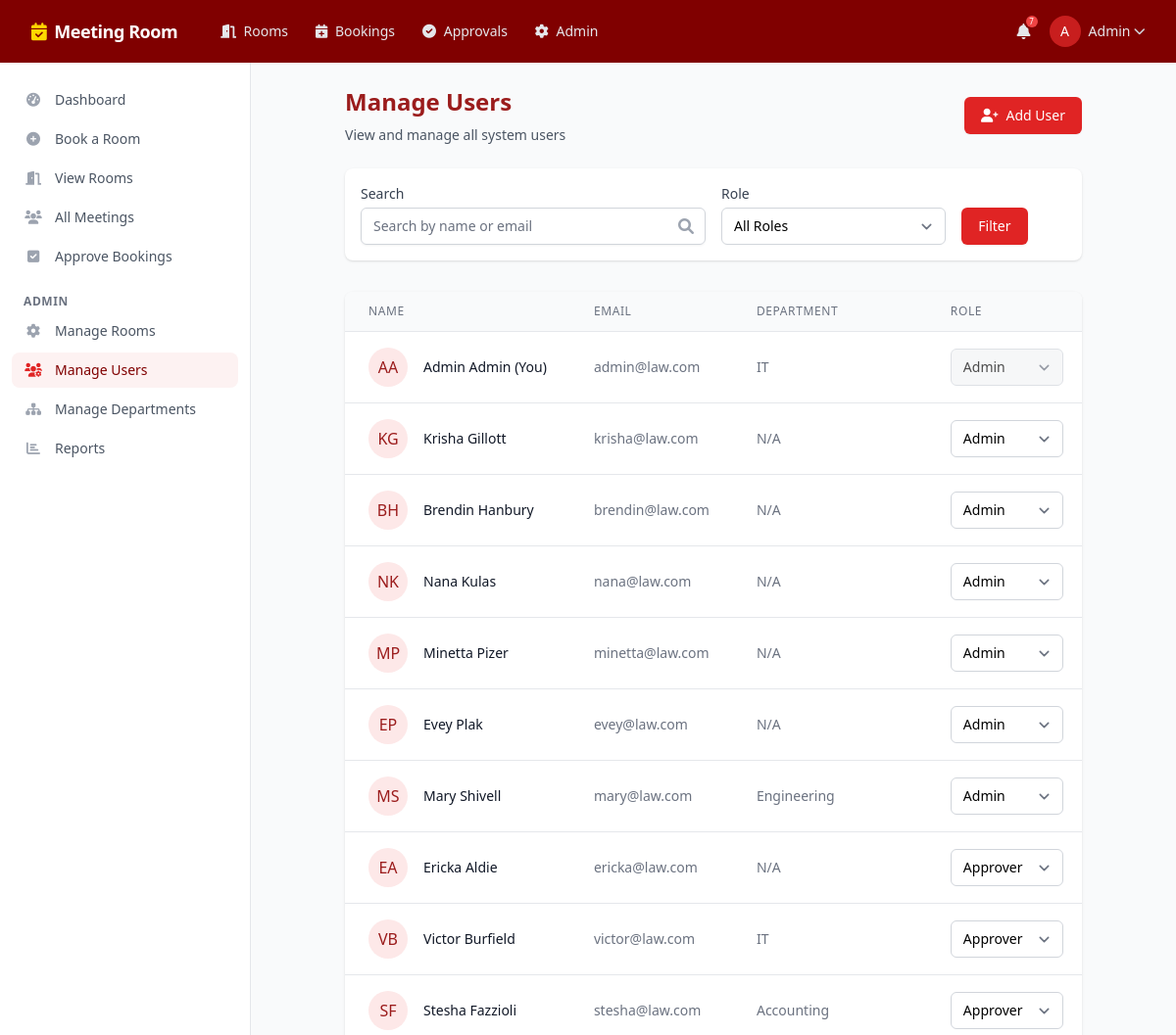
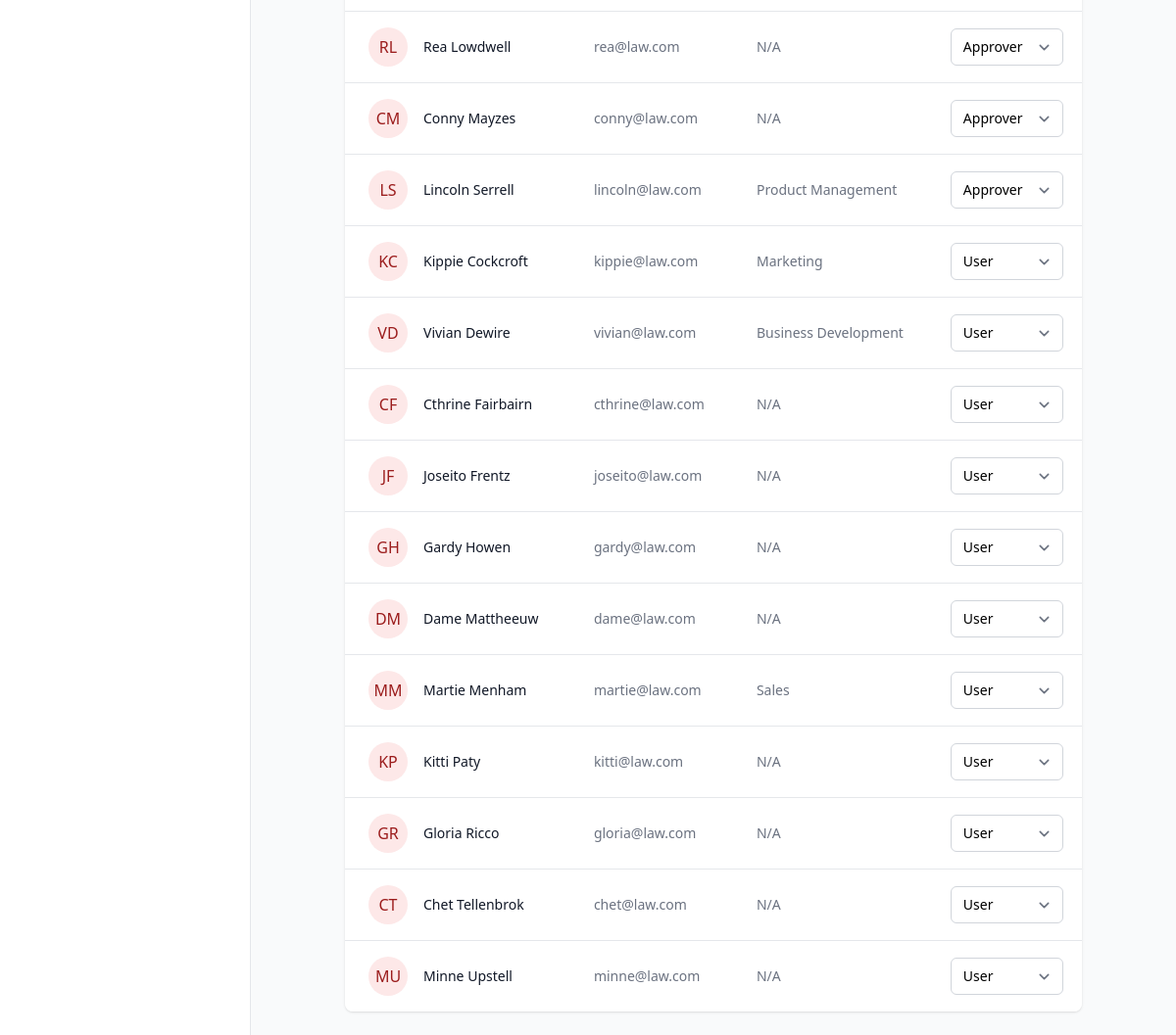
The page /manage_users.php (signed in) on the database its author committed (2 pictures, top to bottom).
### tables this page shows
CREATE TABLE users (
    user_id INTEGER PRIMARY KEY AUTOINCREMENT,
    first_name TEXT NOT NULL,
    last_name TEXT NOT NULL,
    email TEXT NOT NULL UNIQUE,
    password TEXT NOT NULL, -- For login authentication
    department_id INTEGER NOT NULL,
    role TEXT DEFAULT 'user', -- 'user', 'approver', or 'admin'
    created_at DATETIME DEFAULT CURRENT_TIMESTAMP,
    FOREIGN KEY (department_id) REFERENCES departments(department_id)
);

CREATE TABLE departments (
    department_id INTEGER PRIMARY KEY AUTOINCREMENT,
    department_name TEXT NOT NULL UNIQUE
);

### manage_users.php (the view, shortened to what this page needs)
<?php
require_once 'includes/header.php';
$search = isset($_GET['search']) ? '%' . $_GET['search'] . '%' : '%';
$query = "SELECT u.*, d.department_name
          FROM users u
          LEFT JOIN departments d ON u.department_id = d.department_id
          WHERE (u.first_name LIKE :search OR u.last_name LIKE :search OR u.email LIKE :search)";
$params = [':search' => $search];
$query .= " ORDER BY u.role, u.last_name, u.first_name";
$stmt = $db->prepare($query);
$stmt->execute($params);
$users = $stmt->fetchAll(PDO::FETCH_ASSOC);
?>
<main class="py-6 px-4 sm:px-6 lg:px-8">
    <div class="max-w-7xl mx-auto">
        <div class="px-4 sm:px-6 lg:px-8">
            <div class="sm:flex sm:items-center">
                <div class="sm:flex-auto">
                    <h1 class="text-2xl font-bold text-maroon-800">Manage Users</h1>
                    <p class="mt-2 text-sm text-gray-600">
                        View and manage all system users
                    </p>
                </div>
                <div class="mt-4 sm:mt-0 sm:ml-16 sm:flex-none">
                    <a href="add_user.php" class="inline-flex items-center px-4 py-2 border border-transparent text-sm font-medium rounded-md shadow-sm text-white bg-maroon-600 hover:bg-maroon-700 focus:outline-none focus:ring-2 focus:ring-offset-2 focus:ring-maroon-500">
                        <i class="fas fa-user-plus mr-2"></i> Add User
                    </a>
                </div>
            </div>
            <div class="mt-6 bg-white shadow rounded-lg p-4">
                <form method="get" class="grid grid-cols-1 gap-y-6 gap-x-4 sm:grid-cols-6">
                    <div class="sm:col-span-3">
                        <label for="search" class="block text-sm font-medium text-gray-700">Search</label>
                        <div class="mt-1 relative rounded-md shadow-sm">
                            <input type="text" name="search" id="search" value="<?= isset($_GET['search']) ? htmlspecialchars($_GET['search']) : '' ?>"
                                class="block w-full pr-10 border-gray-300 focus:ring-maroon-500 focus:border-maroon-500 sm:text-sm rounded-md"
                                placeholder="Search by name or email">
                            <div class="absolute inset-y-0 right-0 pr-3 flex items-center pointer-events-none">
                            </div>
                        </div>
                    </div>
                    <div class="sm:col-span-2">
                        <label for="role" class="block text-sm font-medium text-gray-700">Role</label>
                        <select id="role" name="role" class="mt-1 block w-full pl-3 pr-10 py-2 text-base border-gray-300 focus:outline-none focus:ring-maroon-500 focus:border-maroon-500 sm:text-sm rounded-md">
                            <option value="">All Roles</option>
                        </select>
                    </div>
                    <div class="sm:col-span-1 flex items-end">
                        <button type="submit" class="inline-flex justify-center py-2 px-4 border border-transparent shadow-sm text-sm font-medium rounded-md text-white bg-maroon-600 hover:bg-maroon-700 focus:outline-none focus:ring-2 focus:ring-offset-2 focus:ring-maroon-500">
                            Filter
                        </button>
                    </div>
                </form>
            </div>
            <div class="mt-8 bg-white shadow rounded-lg overflow-hidden">
                <div class="overflow-x-auto">
                    <table class="min-w-full divide-y divide-gray-200">
                        <thead class="bg-gray-50">
                            <tr>
                                <th scope="col" class="px-6 py-3 text-left text-xs font-medium text-gray-500 uppercase tracking-wider">
                                    Name
                                </th>
                                <th scope="col" class="px-6 py-3 text-left text-xs font-medium text-gray-500 uppercase tracking-wider">
                                    Email
                                </th>
                                <th scope="col" class="px-6 py-3 text-left text-xs font-medium text-gray-500 uppercase tracking-wider">
                                    Department
                                </th>
                                <th scope="col" class="px-6 py-3 text-left text-xs font-medium text-gray-500 uppercase tracking-wider">
                                    Role
                                </th>
                            </tr>
                        </thead>
                        <tbody class="bg-white divide-y divide-gray-200">
                            <?php foreach ($users as $user): ?>
                            <tr>
                                <td class="px-6 py-4 whitespace-nowrap">
                                    <div class="flex items-center">
                                        <div class="flex-shrink-0 h-10 w-10 rounded-full bg-maroon-100 text-maroon-800 flex items-center justify-center">
                                            <?= strtoupper(substr($user['first_name'], 0, 1) . substr($user['last_name'], 0, 1)) ?>
                                        </div>
                                        <div class="ml-4">
                                            <div class="text-sm font-medium text-gray-900">
                                                <?= htmlspecialchars($user['first_name']) . ' ' . htmlspecialchars($user['last_name']) ?>
                                                <?= $user['user_id'] == $_SESSION['user_id'] ? '(You)' : '' ?>
                                            </div>
                                        </div>
                                    </div>
                                </td>
                                <td class="px-6 py-4 whitespace-nowrap text-sm text-gray-500">
                                    <?= htmlspecialchars($user['email']) ?>
                                </td>
                                <td class="px-6 py-4 whitespace-nowrap text-sm text-gray-500">
                                    <?= htmlspecialchars($user['department_name'] ?? 'N/A') ?>
                                </td>
                                <td class="px-6 py-4 whitespace-nowrap">
                                    <form method="POST" class="inline">
                                        <select name="role" onchange="this.form.submit()"
                                            class="<?= $user['user_id'] == $_SESSION['user_id'] ? 'bg-gray-100 cursor-not-allowed' : '' ?> border-gray-300 focus:ring-maroon-500 focus:border-maroon-500 text-sm rounded-md"
                                            <?= $user['user_id'] == $_SESSION['user_id'] ? 'disabled' : '' ?>>
                                            <option value="user" <?= $user['role'] === 'user' ? 'selected' : '' ?>>User</option>
                                            <option value="approver" <?= $user['role'] === 'approver' ? 'selected' : '' ?>>Approver</option>
                                            <option value="admin" <?= $user['role'] === 'admin' ? 'selected' : '' ?>>Admin</option>
                                        </select>
                                    </form>
                                </td>
                            </tr>
                            <?php endforeach; ?>
                        </tbody>
                    </table>
                </div>
            </div>
        </div>
    </div>
</main>
</body>
</html>

### rows shown on the page
users: first_name+last_name "AA", first_name "Admin", last_name "Admin", shows "(You)", email "admin@law.com", department.department_name "IT", role "Admin"
users: first_name+last_name "KG", first_name "Krisha", last_name "Gillott", email "krisha@law.com", department_name "N/A", role "Admin"
users: first_name+last_name "BH", first_name "Brendin", last_name "Hanbury", email "brendin@law.com", department_name "N/A", role "Admin"
users: first_name+last_name "NK", first_name "Nana", last_name "Kulas", email "nana@law.com", department_name "N/A", role "Admin"
users: first_name+last_name "MP", first_name "Minetta", last_name "Pizer", email "minetta@law.com", department_name "N/A", role "Admin"
users: first_name+last_name "EP", first_name "Evey", last_name "Plak", email "evey@law.com", department_name "N/A", role "Admin"
users: first_name+last_name "MS", first_name "Mary", last_name "Shivell", email "mary@law.com", department.department_name "Engineering", role "Admin"
users: first_name+last_name "EA", first_name "Ericka", last_name "Aldie", email "ericka@law.com", department_name "N/A", role "Approver"
users: first_name+last_name "VB", first_name "Victor", last_name "Burfield", email "victor@law.com", department.department_name "IT", role "Approver"
users: first_name+last_name "SF", first_name "Stesha", last_name "Fazzioli", email "stesha@law.com", department.department_name "Accounting", role "Approver"
users: first_name+last_name "RL", first_name "Rea", last_name "Lowdwell", email "rea@law.com", department_name "N/A", role "Approver"
users: first_name+last_name "CM", first_name "Conny", last_name "Mayzes", email "conny@law.com", department_name "N/A", role "Approver"
users: first_name+last_name "LS", first_name "Lincoln", last_name "Serrell", email "lincoln@law.com", department.department_name "Product Management", role "Approver"
users: first_name+last_name "KC", first_name "Kippie", last_name "Cockcroft", email "kippie@law.com", department.department_name "Marketing", role "User"
users: first_name+last_name "VD", first_name "Vivian", last_name "Dewire", email "vivian@law.com", department.department_name "Business Development", role "User"
users: first_name+last_name "CF", first_name "Cthrine", last_name "Fairbairn", email "cthrine@law.com", department_name "N/A", role "User"
users: first_name+last_name "JF", first_name "Joseito", last_name "Frentz", email "joseito@law.com", department_name "N/A", role "User"
users: first_name+last_name "GH", first_name "Gardy", last_name "Howen", email "gardy@law.com", department_name "N/A", role "User"
users: first_name+last_name "DM", first_name "Dame", last_name "Mattheeuw", email "dame@law.com", department_name "N/A", role "User"
users: first_name+last_name "MM", first_name "Martie", last_name "Menham", email "martie@law.com", department.department_name "Sales", role "User"
users: first_name+last_name "KP", first_name "Kitti", last_name "Paty", email "kitti@law.com", department_name "N/A", role "User"
users: first_name+last_name "GR", first_name "Gloria", last_name "Ricco", email "gloria@law.com", department_name "N/A", role "User"
users: first_name+last_name "CT", first_name "Chet", last_name "Tellenbrok", email "chet@law.com", department_name "N/A", role "User"
users: first_name+last_name "MU", first_name "Minne", last_name "Upstell", email "minne@law.com", department_name "N/A", role "User"

### other values the page prints
$unreadNotifications "7"
substr($_SESSION['first_name'], 0, 1) "A"
$_SESSION['first_name'] "Admin"
